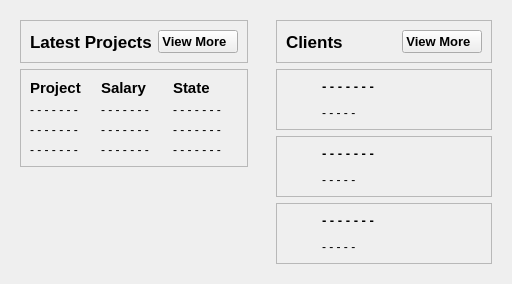
       <widget class="QWidget" name="mainFrame_3" native="true">
        <property name="sizePolicy">
         <sizepolicy hsizetype="Preferred" vsizetype="Expanding">
          <horstretch>0</horstretch>
          <verstretch>0</verstretch>
         </sizepolicy>
        </property>
        <layout class="QHBoxLayout" name="horizontalLayout_41">
         <property name="spacing">
          <number>10</number>
         </property>
         <item>
          <widget class="QWidget" name="widget_14" native="true">
           <layout class="QVBoxLayout" name="verticalLayout_31">
            <item alignment="Qt::AlignTop">
             <widget class="QFrame" name="frame_36">
              <property name="frameShape">
               <enum>QFrame::StyledPanel</enum>
              </property>
              <property name="frameShadow">
               <enum>QFrame::Raised</enum>
              </property>
              <layout class="QHBoxLayout" name="horizontalLayout_42">
               <item alignment="Qt::AlignLeft">
                <widget class="QLabel" name="label_102">
                 <property name="font">
                  <font>
                   <pointsize>13</pointsize>
                   <weight>75</weight>
                   <bold>true</bold>
                  </font>
                 </property>
                 <property name="text">
                  <string>Latest Projects</string>
                 </property>
                </widget>
               </item>
               <item alignment="Qt::AlignRight">
                <widget class="QPushButton" name="pushButton_30">
                 <property name="font">
                  <font>
                   <pointsize>10</pointsize>
                   <weight>75</weight>
                   <bold>true</bold>
                  </font>
                 </property>
                 <property name="text">
                  <string>View More  </string>
                 </property>
                 <property name="icon">
                  <iconset resource="resources.qrc">
                   <normaloff>:/whiteIcons/assets/icons/white/arrow-right.svg</normaloff>:/whiteIcons/assets/icons/white/arrow-right.svg</iconset>
                 </property>
                 <property name="iconSize">
                  <size>
                   <width>24</width>
                   <height>24</height>
                  </size>
                 </property>
                </widget>
               </item>
              </layout>
             </widget>
            </item>
            <item alignment="Qt::AlignTop">
             <widget class="QFrame" name="frame_37">
              <property name="sizePolicy">
               <sizepolicy hsizetype="Preferred" vsizetype="Expanding">
                <horstretch>0</horstretch>
                <verstretch>0</verstretch>
               </sizepolicy>
              </property>
              <property name="frameShape">
               <enum>QFrame::StyledPanel</enum>
              </property>
              <property name="frameShadow">
               <enum>QFrame::Raised</enum>
              </property>
              <layout class="QGridLayout" name="gridLayout_3">
               <item row="2" column="2">
                <widget class="QLabel" name="label_103">
                 <property name="text">
                  <string>- - - - - - -</string>
                 </property>
                </widget>
               </item>
               <item row="0" column="2">
                <widget class="QLabel" name="label_104">
                 <property name="font">
                  <font>
                   <pointsize>11</pointsize>
                   <weight>75</weight>
                   <bold>true</bold>
                  </font>
                 </property>
                 <property name="text">
                  <string>State</string>
                 </property>
                </widget>
               </item>
               <item row="0" column="0">
                <widget class="QLabel" name="label_105">
                 <property name="font">
                  <font>
                   <pointsize>11</pointsize>
                   <weight>75</weight>
                   <bold>true</bold>
                  </font>
                 </property>
                 <property name="text">
                  <string>Project</string>
                 </property>
                </widget>
               </item>
               <item row="1" column="2">
                <widget class="QLabel" name="label_106">
                 <property name="text">
                  <string>- - - - - - -</string>
                 </property>
                </widget>
               </item>
               <item row="2" column="0">
                <widget class="QLabel" name="label_107">
                 <property name="text">
                  <string>- - - - - - -</string>
                 </property>
                </widget>
               </item>
               <item row="0" column="1">
                <widget class="QLabel" name="label_108">
                 <property name="font">
                  <font>
                   <pointsize>11</pointsize>
                   <weight>75</weight>
                   <bold>true</bold>
                  </font>
                 </property>
                 <property name="text">
                  <string>Salary</string>
                 </property>
                </widget>
               </item>
               <item row="3" column="0">
                <widget class="QLabel" name="label_109">
                 <property name="text">
                  <string>- - - - - - -</string>
                 </property>
                </widget>
               </item>
               <item row="2" column="1">
                <widget class="QLabel" name="label_110">
                 <property name="text">
                  <string>- - - - - - -</string>
                 </property>
                </widget>
               </item>
               <item row="1" column="1">
                <widget class="QLabel" name="label_111">
                 <property name="text">
                  <string>- - - - - - -</string>
                 </property>
                </widget>
               </item>
               <item row="3" column="1">
                <widget class="QLabel" name="label_112">
                 <property name="text">
                  <string>- - - - - - -</string>
                 </property>
                </widget>
               </item>
               <item row="1" column="0">
                <widget class="QLabel" name="label_113">
                 <property name="text">
                  <string>- - - - - - -</string>
                 </property>
                </widget>
               </item>
               <item row="3" column="2">
                <widget class="QLabel" name="label_114">
                 <property name="text">
                  <string>- - - - - - -</string>
                 </property>
                </widget>
               </item>
              </layout>
             </widget>
            </item>
            <item>
             <spacer name="verticalSpacer_3">
              <property name="orientation">
               <enum>Qt::Vertical</enum>
              </property>
              <property name="sizeHint" stdset="0">
               <size>
                <width>20</width>
                <height>40</height>
               </size>
              </property>
             </spacer>
            </item>
           </layout>
          </widget>
         </item>
         <item>
          <widget class="QWidget" name="widget_15" native="true">
           <layout class="QVBoxLayout" name="verticalLayout_32">
            <property name="leftMargin">
             <number>9</number>
            </property>
            <item>
             <widget class="QFrame" name="frame_38">
              <property name="frameShape">
               <enum>QFrame::StyledPanel</enum>
              </property>
              <property name="frameShadow">
               <enum>QFrame::Raised</enum>
              </property>
              <layout class="QHBoxLayout" name="horizontalLayout_43">
               <item>
                <widget class="QLabel" name="label_115">
                 <property name="font">
                  <font>
                   <pointsize>13</pointsize>
                   <weight>75</weight>
                   <bold>true</bold>
                  </font>
                 </property>
                 <property name="text">
                  <string>Clients</string>
                 </property>
                </widget>
               </item>
               <item alignment="Qt::AlignRight">
                <widget class="QPushButton" name="pushButton_31">
                 <property name="font">
                  <font>
                   <pointsize>10</pointsize>
                   <weight>75</weight>
                   <bold>true</bold>
                  </font>
                 </property>
                 <property name="text">
                  <string>View More  </string>
                 </property>
                 <property name="icon">
                  <iconset resource="resources.qrc">
                   <normaloff>:/whiteIcons/assets/icons/white/arrow-right.svg</normaloff>:/whiteIcons/assets/icons/white/arrow-right.svg</iconset>
                 </property>
                 <property name="iconSize">
                  <size>
                   <width>24</width>
                   <height>24</height>
                  </size>
                 </property>
                </widget>
               </item>
              </layout>
             </widget>
            </item>
            <item>
             <widget class="QFrame" name="frame_39">
              <property name="frameShape">
               <enum>QFrame::StyledPanel</enum>
              </property>
              <property name="frameShadow">
               <enum>QFrame::Raised</enum>
              </property>
              <layout class="QHBoxLayout" name="horizontalLayout_44">
               <item>
                <widget class="QLabel" name="label_116">
                 <property name="minimumSize">
                  <size>
                   <width>30</width>
                   <height>30</height>
                  </size>
                 </property>
                 <property name="maximumSize">
                  <size>
                   <width>30</width>
                   <height>30</height>
                  </size>
                 </property>
                 <property name="text">
                  <string/>
                 </property>
                 <property name="pixmap">
                  <pixmap resource="resources.qrc">:/whiteIcons/assets/icons/white/user-check.svg</pixmap>
                 </property>
                 <property name="scaledContents">
                  <bool>true</bool>
                 </property>
                </widget>
               </item>
               <item>
                <widget class="QLabel" name="label_117">
                 <property name="text">
                  <string>&lt;html&gt;&lt;head/&gt;&lt;body&gt;&lt;p&gt;&lt;span style=&quot; font-size:10pt; font-weight:600;&quot;&gt;- - - - - - -&lt;/span&gt;&lt;/p&gt;&lt;p&gt;- - - - - &lt;/p&gt;&lt;/body&gt;&lt;/html&gt;</string>
                 </property>
                </widget>
               </item>
               <item>
                <widget class="QLabel" name="label_118">
                 <property name="minimumSize">
                  <size>
                   <width>30</width>
                   <height>30</height>
                  </size>
                 </property>
                 <property name="maximumSize">
                  <size>
                   <width>30</width>
                   <height>30</height>
                  </size>
                 </property>
                 <property name="text">
                  <string/>
                 </property>
                 <property name="pixmap">
                  <pixmap resource="resources.qrc">:/whiteIcons/assets/icons/white/facebook.svg</pixmap>
                 </property>
                 <property name="scaledContents">
                  <bool>true</bool>
                 </property>
                </widget>
               </item>
               <item>
                <widget class="QLabel" name="label_119">
                 <property name="minimumSize">
                  <size>
                   <width>30</width>
                   <height>30</height>
                  </size>
                 </property>
                 <property name="maximumSize">
                  <size>
                   <width>30</width>
                   <height>30</height>
                  </size>
                 </property>
                 <property name="text">
                  <string/>
                 </property>
                 <property name="pixmap">
                  <pixmap resource="resources.qrc">:/whiteIcons/assets/icons/white/message-circle.svg</pixmap>
                 </property>
                 <property name="scaledContents">
                  <bool>true</bool>
                 </property>
                </widget>
               </item>
               <item>
                <widget class="QLabel" name="label_120">
                 <property name="minimumSize">
                  <size>
                   <width>30</width>
                   <height>30</height>
                  </size>
                 </property>
                 <property name="maximumSize">
                  <size>
                   <width>30</width>
                   <height>30</height>
                  </size>
                 </property>
                 <property name="text">
                  <string/>
                 </property>
                 <property name="pixmap">
                  <pixmap resource="resources.qrc">:/whiteIcons/assets/icons/white/phone-call.svg</pixmap>
                 </property>
                 <property name="scaledContents">
                  <bool>true</bool>
                 </property>
                </widget>
               </item>
              </layout>
             </widget>
            </item>
            <item>
             <widget class="QFrame" name="frame_40">
              <property name="frameShape">
               <enum>QFrame::StyledPanel</enum>
              </property>
              <property name="frameShadow">
               <enum>QFrame::Raised</enum>
              </property>
              <layout class="QHBoxLayout" name="horizontalLayout_45">
               <item>
                <widget class="QLabel" name="label_121">
                 <property name="minimumSize">
                  <size>
                   <width>30</width>
                   <height>30</height>
                  </size>
                 </property>
                 <property name="maximumSize">
                  <size>
                   <width>30</width>
                   <height>30</height>
                  </size>
                 </property>
                 <property name="text">
                  <string/>
                 </property>
                 <property name="pixmap">
                  <pixmap resource="resources.qrc">:/whiteIcons/assets/icons/white/user-check.svg</pixmap>
                 </property>
                 <property name="scaledContents">
                  <bool>true</bool>
                 </property>
                </widget>
               </item>
               <item>
                <widget class="QLabel" name="label_122">
                 <property name="text">
                  <string>&lt;html&gt;&lt;head/&gt;&lt;body&gt;&lt;p&gt;&lt;span style=&quot; font-size:10pt; font-weight:600;&quot;&gt;- - - - - - -&lt;/span&gt;&lt;/p&gt;&lt;p&gt;- - - - - &lt;/p&gt;&lt;/body&gt;&lt;/html&gt;</string>
                 </property>
                </widget>
               </item>
               <item>
                <widget class="QLabel" name="label_123">
                 <property name="minimumSize">
                  <size>
                   <width>30</width>
                   <height>30</height>
                  </size>
                 </property>
                 <property name="maximumSize">
                  <size>
                   <width>30</width>
                   <height>30</height>
                  </size>
                 </property>
                 <property name="text">
                  <string/>
                 </property>
                 <property name="pixmap">
                  <pixmap resource="resources.qrc">:/whiteIcons/assets/icons/white/facebook.svg</pixmap>
                 </property>
                 <property name="scaledContents">
                  <bool>true</bool>
                 </property>
                </widget>
               </item>
               <item>
                <widget class="QLabel" name="label_124">
                 <property name="minimumSize">
                  <size>
                   <width>30</width>
                   <height>30</height>
                  </size>
                 </property>
                 <property name="maximumSize">
                  <size>
                   <width>30</width>
                   <height>30</height>
                  </size>
                 </property>
                 <property name="text">
                  <string/>
                 </property>
                 <property name="pixmap">
                  <pixmap resource="resources.qrc">:/whiteIcons/assets/icons/white/message-circle.svg</pixmap>
                 </property>
                 <property name="scaledContents">
                  <bool>true</bool>
                 </property>
                </widget>
               </item>
               <item>
                <widget class="QLabel" name="label_125">
                 <property name="minimumSize">
                  <size>
                   <width>30</width>
                   <height>30</height>
                  </size>
                 </property>
                 <property name="maximumSize">
                  <size>
                   <width>30</width>
                   <height>30</height>
                  </size>
                 </property>
                 <property name="text">
                  <string/>
                 </property>
                 <property name="pixmap">
                  <pixmap resource="resources.qrc">:/whiteIcons/assets/icons/white/phone-call.svg</pixmap>
                 </property>
                 <property name="scaledContents">
                  <bool>true</bool>
                 </property>
                </widget>
               </item>
              </layout>
             </widget>
            </item>
            <item>
             <widget class="QFrame" name="frame_41">
              <property name="frameShape">
               <enum>QFrame::StyledPanel</enum>
              </property>
              <property name="frameShadow">
               <enum>QFrame::Raised</enum>
              </property>
              <layout class="QHBoxLayout" name="horizontalLayout_46">
               <item>
                <widget class="QLabel" name="label_126">
                 <property name="minimumSize">
                  <size>
                   <width>30</width>
                   <height>30</height>
                  </size>
                 </property>
                 <property name="maximumSize">
                  <size>
                   <width>30</width>
                   <height>30</height>
                  </size>
                 </property>
                 <property name="text">
                  <string/>
                 </property>
                 <property name="pixmap">
                  <pixmap resource="resources.qrc">:/whiteIcons/assets/icons/white/user-check.svg</pixmap>
                 </property>
                 <property name="scaledContents">
                  <bool>true</bool>
                 </property>
                </widget>
               </item>
               <item>
                <widget class="QLabel" name="label_127">
                 <property name="text">
                  <string>&lt;html&gt;&lt;head/&gt;&lt;body&gt;&lt;p&gt;&lt;span style=&quot; font-size:10pt; font-weight:600;&quot;&gt;- - - - - - -&lt;/span&gt;&lt;/p&gt;&lt;p&gt;- - - - - &lt;/p&gt;&lt;/body&gt;&lt;/html&gt;</string>
                 </property>
                </widget>
               </item>
               <item>
                <widget class="QLabel" name="label_128">
                 <property name="minimumSize">
                  <size>
                   <width>30</width>
                   <height>30</height>
                  </size>
                 </property>
                 <property name="maximumSize">
                  <size>
                   <width>30</width>
                   <height>30</height>
                  </size>
                 </property>
                 <property name="text">
                  <string/>
                 </property>
                 <property name="pixmap">
                  <pixmap resource="resources.qrc">:/whiteIcons/assets/icons/white/facebook.svg</pixmap>
                 </property>
                 <property name="scaledContents">
                  <bool>true</bool>
                 </property>
                </widget>
               </item>
               <item>
                <widget class="QLabel" name="label_129">
                 <property name="minimumSize">
                  <size>
                   <width>30</width>
                   <height>30</height>
                  </size>
                 </property>
                 <property name="maximumSize">
                  <size>
                   <width>30</width>
                   <height>30</height>
                  </size>
                 </property>
                 <property name="text">
                  <string/>
                 </property>
                 <property name="pixmap">
                  <pixmap resource="resources.qrc">:/whiteIcons/assets/icons/white/message-circle.svg</pixmap>
                 </property>
                 <property name="scaledContents">
                  <bool>true</bool>
                 </property>
                </widget>
               </item>
               <item>
                <widget class="QLabel" name="label_130">
                 <property name="minimumSize">
                  <size>
                   <width>30</width>
                   <height>30</height>
                  </size>
                 </property>
                 <property name="maximumSize">
                  <size>
                   <width>30</width>
                   <height>30</height>
                  </size>
                 </property>
                 <property name="text">
                  <string/>
                 </property>
                 <property name="pixmap">
                  <pixmap resource="resources.qrc">:/whiteIcons/assets/icons/white/phone-call.svg</pixmap>
                 </property>
                 <property name="scaledContents">
                  <bool>true</bool>
                 </property>
                </widget>
               </item>
              </layout>
             </widget>
            </item>
           </layout>
          </widget>
         </item>
        </layout>
       </widget>
